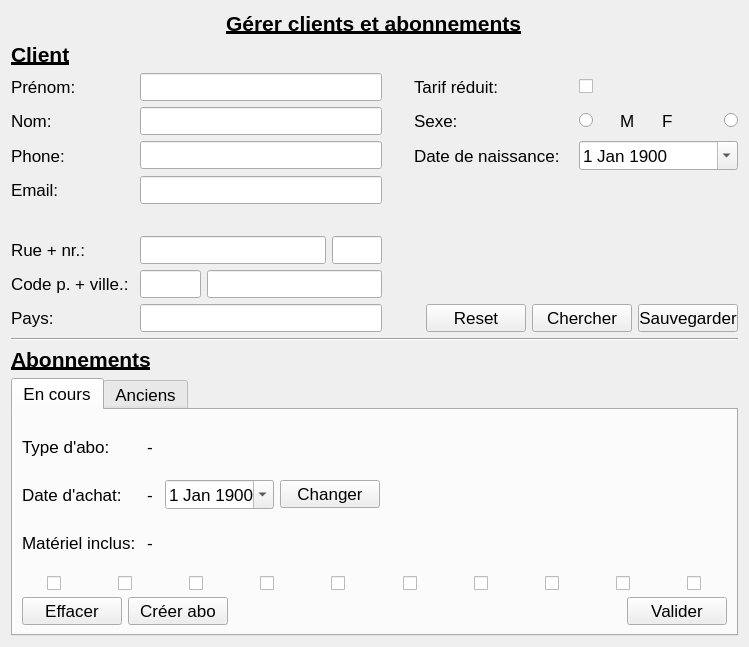
<?xml version="1.0" encoding="UTF-8"?>
<ui version="4.0">
 <class>widget</class>
 <widget class="QWidget" name="widget">
  <property name="geometry">
   <rect>
    <x>0</x>
    <y>0</y>
    <width>749</width>
    <height>647</height>
   </rect>
  </property>
  <property name="font">
   <font>
    <pointsize>13</pointsize>
    <weight>50</weight>
    <bold>false</bold>
    <underline>false</underline>
   </font>
  </property>
  <property name="windowTitle">
   <string/>
  </property>
  <layout class="QGridLayout" name="gridLayout">
   <item row="0" column="0">
    <layout class="QVBoxLayout" name="verticalLayout">
     <item alignment="Qt::AlignHCenter">
      <widget class="QLabel" name="title_label">
       <property name="font">
        <font>
         <pointsize>16</pointsize>
         <weight>75</weight>
         <bold>true</bold>
         <underline>true</underline>
        </font>
       </property>
       <property name="text">
        <string>Gérer clients et abonnements</string>
       </property>
      </widget>
     </item>
     <item>
      <widget class="QLabel" name="client_title">
       <property name="font">
        <font>
         <pointsize>16</pointsize>
         <weight>75</weight>
         <bold>true</bold>
         <underline>true</underline>
        </font>
       </property>
       <property name="text">
        <string>Client</string>
       </property>
      </widget>
     </item>
     <item>
      <layout class="QHBoxLayout" name="horizontalLayout_2">
       <item>
        <layout class="QGridLayout" name="gridLayout_2">
         <item row="8" column="0">
          <widget class="QLabel" name="country_label">
           <property name="text">
            <string>Pays: </string>
           </property>
          </widget>
         </item>
         <item row="7" column="0">
          <widget class="QLabel" name="city_label">
           <property name="text">
            <string>Code p. + ville.: </string>
           </property>
          </widget>
         </item>
         <item row="8" column="3" colspan="2">
          <layout class="QHBoxLayout" name="horizontalLayout_7">
           <item>
            <spacer name="horizontalSpacer_4">
             <property name="orientation">
              <enum>Qt::Horizontal</enum>
             </property>
             <property name="sizeHint" stdset="0">
              <size>
               <width>40</width>
               <height>20</height>
              </size>
             </property>
            </spacer>
           </item>
           <item>
            <widget class="QPushButton" name="reset_button">
             <property name="minimumSize">
              <size>
               <width>100</width>
               <height>0</height>
              </size>
             </property>
             <property name="text">
              <string>Reset</string>
             </property>
            </widget>
           </item>
           <item>
            <widget class="QPushButton" name="search_button">
             <property name="minimumSize">
              <size>
               <width>100</width>
               <height>0</height>
              </size>
             </property>
             <property name="maximumSize">
              <size>
               <width>100</width>
               <height>16777215</height>
              </size>
             </property>
             <property name="text">
              <string>Chercher</string>
             </property>
            </widget>
           </item>
           <item>
            <widget class="QPushButton" name="save_button">
             <property name="minimumSize">
              <size>
               <width>100</width>
               <height>0</height>
              </size>
             </property>
             <property name="maximumSize">
              <size>
               <width>100</width>
               <height>16777215</height>
              </size>
             </property>
             <property name="text">
              <string>Sauvegarder</string>
             </property>
            </widget>
           </item>
          </layout>
         </item>
         <item row="4" column="0">
          <widget class="QLabel" name="email_label">
           <property name="text">
            <string>Email: </string>
           </property>
          </widget>
         </item>
         <item row="2" column="4">
          <layout class="QHBoxLayout" name="horizontalLayout_6">
           <item alignment="Qt::AlignLeft|Qt::AlignVCenter">
            <widget class="QRadioButton" name="male_button">
             <property name="text">
              <string/>
             </property>
             <attribute name="buttonGroup">
              <string notr="true">buttonGroup</string>
             </attribute>
            </widget>
           </item>
           <item>
            <widget class="QLabel" name="male_label">
             <property name="text">
              <string>M</string>
             </property>
            </widget>
           </item>
           <item>
            <widget class="QLabel" name="female_label">
             <property name="text">
              <string>F</string>
             </property>
            </widget>
           </item>
           <item alignment="Qt::AlignRight">
            <widget class="QRadioButton" name="female_button">
             <property name="text">
              <string/>
             </property>
             <attribute name="buttonGroup">
              <string notr="true">buttonGroup</string>
             </attribute>
            </widget>
           </item>
          </layout>
         </item>
         <item row="3" column="4">
          <widget class="QDateEdit" name="birthdate_field">
           <property name="font">
            <font>
             <pointsize>13</pointsize>
             <weight>50</weight>
             <bold>false</bold>
             <underline>false</underline>
            </font>
           </property>
           <property name="calendarPopup">
            <bool>true</bool>
           </property>
           <property name="date">
            <date>
             <year>1900</year>
             <month>1</month>
             <day>1</day>
            </date>
           </property>
          </widget>
         </item>
         <item row="7" column="1">
          <layout class="QHBoxLayout" name="horizontalLayout_5">
           <item>
            <widget class="QLineEdit" name="city_zip_field">
             <property name="minimumSize">
              <size>
               <width>50</width>
               <height>0</height>
              </size>
             </property>
             <property name="maximumSize">
              <size>
               <width>75</width>
               <height>16777215</height>
              </size>
             </property>
             <property name="font">
              <font>
               <pointsize>13</pointsize>
               <weight>50</weight>
               <bold>false</bold>
               <underline>false</underline>
              </font>
             </property>
            </widget>
           </item>
           <item>
            <widget class="QLineEdit" name="city_name_field">
             <property name="minimumSize">
              <size>
               <width>175</width>
               <height>0</height>
              </size>
             </property>
             <property name="font">
              <font>
               <pointsize>13</pointsize>
               <weight>50</weight>
               <bold>false</bold>
               <underline>false</underline>
              </font>
             </property>
            </widget>
           </item>
          </layout>
         </item>
         <item row="6" column="1">
          <layout class="QHBoxLayout" name="horizontalLayout_4">
           <item>
            <widget class="QLineEdit" name="street_name_field">
             <property name="minimumSize">
              <size>
               <width>175</width>
               <height>0</height>
              </size>
             </property>
             <property name="font">
              <font>
               <pointsize>13</pointsize>
               <weight>50</weight>
               <bold>false</bold>
               <underline>false</underline>
              </font>
             </property>
            </widget>
           </item>
           <item>
            <widget class="QLineEdit" name="street_nr_field">
             <property name="minimumSize">
              <size>
               <width>50</width>
               <height>0</height>
              </size>
             </property>
             <property name="maximumSize">
              <size>
               <width>50</width>
               <height>16777215</height>
              </size>
             </property>
             <property name="font">
              <font>
               <pointsize>13</pointsize>
               <weight>50</weight>
               <bold>false</bold>
               <underline>false</underline>
              </font>
             </property>
            </widget>
           </item>
          </layout>
         </item>
         <item row="3" column="1">
          <widget class="QLineEdit" name="phone_field">
           <property name="font">
            <font>
             <pointsize>13</pointsize>
             <weight>50</weight>
             <bold>false</bold>
             <underline>false</underline>
            </font>
           </property>
          </widget>
         </item>
         <item row="2" column="3">
          <widget class="QLabel" name="sex_label">
           <property name="text">
            <string>Sexe: </string>
           </property>
          </widget>
         </item>
         <item row="1" column="2">
          <spacer name="horizontalSpacer">
           <property name="orientation">
            <enum>Qt::Horizontal</enum>
           </property>
           <property name="sizeHint" stdset="0">
            <size>
             <width>40</width>
             <height>20</height>
            </size>
           </property>
          </spacer>
         </item>
         <item row="5" column="0">
          <widget class="QLabel" name="empty_label">
           <property name="text">
            <string/>
           </property>
          </widget>
         </item>
         <item row="4" column="1">
          <widget class="QLineEdit" name="email_field">
           <property name="font">
            <font>
             <pointsize>13</pointsize>
             <weight>50</weight>
             <bold>false</bold>
             <underline>false</underline>
            </font>
           </property>
          </widget>
         </item>
         <item row="1" column="3">
          <widget class="QLabel" name="reduced_price_label">
           <property name="text">
            <string>Tarif réduit: </string>
           </property>
          </widget>
         </item>
         <item row="3" column="0">
          <widget class="QLabel" name="phone_label">
           <property name="text">
            <string>Phone: </string>
           </property>
          </widget>
         </item>
         <item row="3" column="3">
          <widget class="QLabel" name="birthdate_label">
           <property name="text">
            <string>Date de naissance: </string>
           </property>
          </widget>
         </item>
         <item row="8" column="1">
          <widget class="QLineEdit" name="country_field">
           <property name="font">
            <font>
             <pointsize>13</pointsize>
             <weight>50</weight>
             <bold>false</bold>
             <underline>false</underline>
            </font>
           </property>
          </widget>
         </item>
         <item row="6" column="0">
          <widget class="QLabel" name="street_label">
           <property name="text">
            <string>Rue + nr.:</string>
           </property>
          </widget>
         </item>
         <item row="1" column="4">
          <layout class="QHBoxLayout" name="horizontalLayout_8">
           <item>
            <widget class="QCheckBox" name="reduced_price_checkbox">
             <property name="text">
              <string/>
             </property>
             <property name="tristate">
              <bool>false</bool>
             </property>
            </widget>
           </item>
          </layout>
         </item>
         <item row="1" column="1">
          <widget class="QLineEdit" name="first_name_field">
           <property name="font">
            <font>
             <pointsize>13</pointsize>
             <weight>50</weight>
             <bold>false</bold>
             <underline>false</underline>
            </font>
           </property>
          </widget>
         </item>
         <item row="2" column="1">
          <widget class="QLineEdit" name="last_name_field">
           <property name="font">
            <font>
             <pointsize>13</pointsize>
             <weight>50</weight>
             <bold>false</bold>
             <underline>false</underline>
            </font>
           </property>
          </widget>
         </item>
         <item row="2" column="0">
          <widget class="QLabel" name="last_name_label">
           <property name="text">
            <string>Nom: </string>
           </property>
          </widget>
         </item>
         <item row="1" column="0">
          <widget class="QLabel" name="first_name_label">
           <property name="text">
            <string>Prénom:</string>
           </property>
          </widget>
         </item>
        </layout>
       </item>
       <item>
        <layout class="QGridLayout" name="gridLayout_3"/>
       </item>
      </layout>
     </item>
     <item>
      <widget class="Line" name="line">
       <property name="orientation">
        <enum>Qt::Horizontal</enum>
       </property>
      </widget>
     </item>
     <item>
      <widget class="QLabel" name="abo_title">
       <property name="font">
        <font>
         <pointsize>16</pointsize>
         <weight>75</weight>
         <bold>true</bold>
         <underline>true</underline>
        </font>
       </property>
       <property name="text">
        <string>Abonnements</string>
       </property>
      </widget>
     </item>
     <item>
      <layout class="QHBoxLayout" name="horizontalLayout">
       <item>
        <widget class="QTabWidget" name="tabWidget">
         <property name="font">
          <font>
           <pointsize>13</pointsize>
           <weight>50</weight>
           <bold>false</bold>
           <underline>false</underline>
          </font>
         </property>
         <property name="currentIndex">
          <number>0</number>
         </property>
         <widget class="QWidget" name="tab">
          <attribute name="title">
           <string>En cours</string>
          </attribute>
          <layout class="QGridLayout" name="gridLayout_6">
           <item row="0" column="2">
            <widget class="QLabel" name="abo_type_field">
             <property name="minimumSize">
              <size>
               <width>0</width>
               <height>21</height>
              </size>
             </property>
             <property name="text">
              <string>-</string>
             </property>
            </widget>
           </item>
           <item row="1" column="1">
            <widget class="QLabel" name="abo_validity_label">
             <property name="minimumSize">
              <size>
               <width>0</width>
               <height>21</height>
              </size>
             </property>
             <property name="text">
              <string>Date d'achat: </string>
             </property>
            </widget>
           </item>
           <item row="2" column="1">
            <widget class="QLabel" name="abo_gear_label">
             <property name="minimumSize">
              <size>
               <width>0</width>
               <height>21</height>
              </size>
             </property>
             <property name="text">
              <string>Matériel inclus: </string>
             </property>
            </widget>
           </item>
           <item row="0" column="6">
            <spacer name="horizontalSpacer_2">
             <property name="orientation">
              <enum>Qt::Horizontal</enum>
             </property>
             <property name="sizeHint" stdset="0">
              <size>
               <width>40</width>
               <height>20</height>
              </size>
             </property>
            </spacer>
           </item>
           <item row="6" column="1" colspan="7">
            <layout class="QHBoxLayout" name="horizontalLayout_10">
             <item>
              <layout class="QGridLayout" name="gridLayout_7">
               <item row="1" column="0">
                <widget class="QPushButton" name="delete_button">
                 <property name="minimumSize">
                  <size>
                   <width>100</width>
                   <height>0</height>
                  </size>
                 </property>
                 <property name="text">
                  <string>Effacer</string>
                 </property>
                </widget>
               </item>
               <item row="1" column="2">
                <spacer name="horizontalSpacer_3">
                 <property name="orientation">
                  <enum>Qt::Horizontal</enum>
                 </property>
                 <property name="sizeHint" stdset="0">
                  <size>
                   <width>40</width>
                   <height>20</height>
                  </size>
                 </property>
                </spacer>
               </item>
               <item row="1" column="3">
                <widget class="QPushButton" name="validate_button">
                 <property name="minimumSize">
                  <size>
                   <width>100</width>
                   <height>0</height>
                  </size>
                 </property>
                 <property name="text">
                  <string>Valider</string>
                 </property>
                </widget>
               </item>
               <item row="1" column="1">
                <widget class="QPushButton" name="create_button">
                 <property name="minimumSize">
                  <size>
                   <width>100</width>
                   <height>0</height>
                  </size>
                 </property>
                 <property name="text">
                  <string>Créer abo</string>
                 </property>
                </widget>
               </item>
              </layout>
             </item>
            </layout>
           </item>
           <item row="2" column="2">
            <widget class="QLabel" name="abo_gear_field">
             <property name="minimumSize">
              <size>
               <width>0</width>
               <height>21</height>
              </size>
             </property>
             <property name="text">
              <string>-</string>
             </property>
            </widget>
           </item>
           <item row="4" column="1" colspan="7">
            <layout class="QHBoxLayout" name="entrances_layout">
             <item alignment="Qt::AlignHCenter">
              <widget class="QCheckBox" name="entrance_1">
               <property name="text">
                <string/>
               </property>
              </widget>
             </item>
             <item alignment="Qt::AlignHCenter">
              <widget class="QCheckBox" name="entrance_2">
               <property name="text">
                <string/>
               </property>
              </widget>
             </item>
             <item alignment="Qt::AlignHCenter">
              <widget class="QCheckBox" name="entrance_3">
               <property name="text">
                <string/>
               </property>
              </widget>
             </item>
             <item alignment="Qt::AlignHCenter">
              <widget class="QCheckBox" name="entrance_4">
               <property name="text">
                <string/>
               </property>
              </widget>
             </item>
             <item alignment="Qt::AlignHCenter">
              <widget class="QCheckBox" name="entrance_5">
               <property name="text">
                <string/>
               </property>
              </widget>
             </item>
             <item alignment="Qt::AlignHCenter">
              <widget class="QCheckBox" name="entrance_6">
               <property name="text">
                <string/>
               </property>
              </widget>
             </item>
             <item alignment="Qt::AlignHCenter">
              <widget class="QCheckBox" name="entrance_7">
               <property name="text">
                <string/>
               </property>
              </widget>
             </item>
             <item alignment="Qt::AlignHCenter">
              <widget class="QCheckBox" name="entrance_8">
               <property name="text">
                <string/>
               </property>
              </widget>
             </item>
             <item alignment="Qt::AlignHCenter">
              <widget class="QCheckBox" name="entrance_9">
               <property name="text">
                <string/>
               </property>
              </widget>
             </item>
             <item alignment="Qt::AlignHCenter">
              <widget class="QCheckBox" name="entrance_10">
               <property name="text">
                <string/>
               </property>
              </widget>
             </item>
            </layout>
           </item>
           <item row="0" column="1">
            <widget class="QLabel" name="abo_type_label">
             <property name="minimumSize">
              <size>
               <width>0</width>
               <height>21</height>
              </size>
             </property>
             <property name="text">
              <string>Type d'abo: </string>
             </property>
            </widget>
           </item>
           <item row="1" column="4">
            <widget class="QDateEdit" name="abo_end_date_field">
             <property name="minimumSize">
              <size>
               <width>0</width>
               <height>21</height>
              </size>
             </property>
             <property name="buttonSymbols">
              <enum>QAbstractSpinBox::NoButtons</enum>
             </property>
             <property name="calendarPopup">
              <bool>true</bool>
             </property>
             <property name="date">
              <date>
               <year>1900</year>
               <month>1</month>
               <day>1</day>
              </date>
             </property>
            </widget>
           </item>
           <item row="1" column="2">
            <widget class="QLabel" name="abo_validity_field">
             <property name="minimumSize">
              <size>
               <width>0</width>
               <height>21</height>
              </size>
             </property>
             <property name="text">
              <string>-</string>
             </property>
            </widget>
           </item>
           <item row="1" column="5">
            <widget class="QPushButton" name="abo_end_date_button">
             <property name="minimumSize">
              <size>
               <width>100</width>
               <height>0</height>
              </size>
             </property>
             <property name="maximumSize">
              <size>
               <width>100</width>
               <height>16777215</height>
              </size>
             </property>
             <property name="text">
              <string>Changer</string>
             </property>
            </widget>
           </item>
          </layout>
         </widget>
         <widget class="QWidget" name="tab_2">
          <attribute name="title">
           <string>Anciens</string>
          </attribute>
          <layout class="QGridLayout" name="gridLayout_4">
           <item row="0" column="0">
            <widget class="QTextBrowser" name="abo_history_browser"/>
           </item>
          </layout>
         </widget>
        </widget>
       </item>
      </layout>
     </item>
    </layout>
   </item>
  </layout>
 </widget>
 <tabstops>
  <tabstop>first_name_field</tabstop>
  <tabstop>last_name_field</tabstop>
  <tabstop>phone_field</tabstop>
  <tabstop>email_field</tabstop>
  <tabstop>street_name_field</tabstop>
  <tabstop>street_nr_field</tabstop>
  <tabstop>city_zip_field</tabstop>
  <tabstop>city_name_field</tabstop>
  <tabstop>country_field</tabstop>
  <tabstop>reduced_price_checkbox</tabstop>
  <tabstop>male_button</tabstop>
  <tabstop>female_button</tabstop>
  <tabstop>birthdate_field</tabstop>
  <tabstop>reset_button</tabstop>
  <tabstop>search_button</tabstop>
  <tabstop>save_button</tabstop>
  <tabstop>abo_end_date_field</tabstop>
  <tabstop>abo_end_date_button</tabstop>
  <tabstop>entrance_1</tabstop>
  <tabstop>entrance_2</tabstop>
  <tabstop>entrance_3</tabstop>
  <tabstop>entrance_4</tabstop>
  <tabstop>entrance_5</tabstop>
  <tabstop>entrance_6</tabstop>
  <tabstop>entrance_7</tabstop>
  <tabstop>entrance_8</tabstop>
  <tabstop>entrance_9</tabstop>
  <tabstop>entrance_10</tabstop>
  <tabstop>delete_button</tabstop>
  <tabstop>create_button</tabstop>
  <tabstop>validate_button</tabstop>
  <tabstop>tabWidget</tabstop>
  <tabstop>abo_history_browser</tabstop>
 </tabstops>
 <resources/>
 <connections/>
 <buttongroups>
  <buttongroup name="buttonGroup"/>
 </buttongroups>
</ui>
